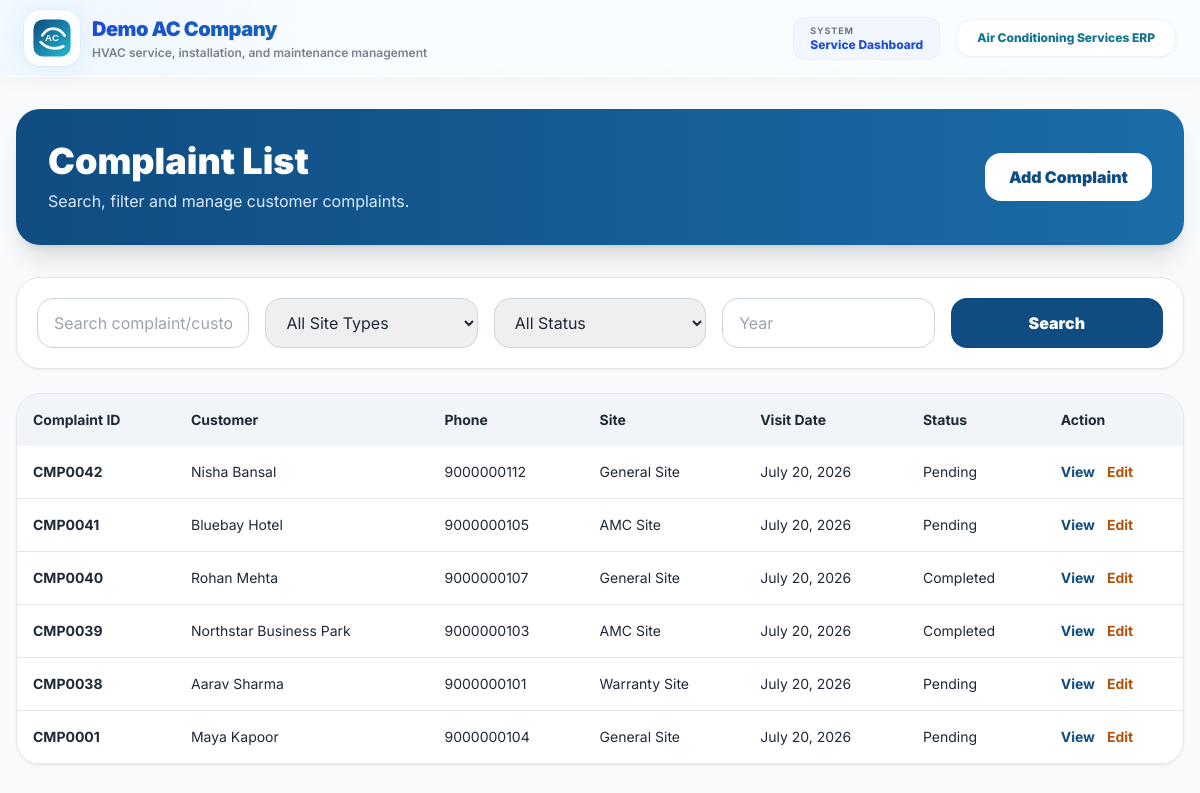
The page /complaints/list/ on the database its author committed.
### complaints/models.py (models this page shows, shortened)
class CustomerComplaint(models.Model):
    SITE_TYPE_CHOICES = (
        ("WARRANTY", "Warranty Site"),
        ("AMC", "AMC Site"),
        ("GENERAL", "General Site"),
    )
    STATUS_CHOICES = (
        ("PENDING", "Pending"),
        ("COMPLETED", "Completed"),
        ("CANCELLED", "Cancelled"),
        ("PARTIAL", "Partial Work"),
    )
    complaint_id = models.CharField(
        max_length=20,
        unique=True,
        blank=True
    )
    customer = models.ForeignKey(
        Customer,
        on_delete=models.CASCADE,
        related_name="complaints"
    )
    site_type = models.CharField(
        max_length=20,
        choices=SITE_TYPE_CHOICES,
        default="GENERAL"
    )
    visit_date = models.DateField(
        default=timezone.localdate
    )
    no_of_technicians = models.PositiveIntegerField(
        default=1
    )
    complaint_title = models.CharField(
        max_length=200
    )
    complaint_description = models.TextField(
        blank=True,
        null=True
    )
    work_done = models.TextField(
        blank=True,
        null=True
    )
    status = models.CharField(
        max_length=20,
        choices=STATUS_CHOICES,
        default="PENDING"
    )
    remarks = models.TextField(
        blank=True,
        null=True
    )
    created_at = models.DateTimeField(auto_now_add=True)
    updated_at = models.DateTimeField(auto_now=True)
    class Meta:
        ordering = ["-visit_date", "-id"]

### customers/models.py (models this page shows, shortened)
class Customer(models.Model):
    CUSTOMER_CATEGORY_CHOICES = (
        ("GENERAL", "General Customer"),
        ("WARRANTY", "Warranty Customer"),
        ("AMC", "AMC Customer"),
    )
    customer_id = models.CharField(max_length=20, unique=True, blank=True)
    customer_category = models.CharField(
        max_length=20,
        choices=CUSTOMER_CATEGORY_CHOICES,
        default="GENERAL"
    )
    customer_name = models.CharField(max_length=200)
    company_name = models.CharField(max_length=200, blank=True, null=True)
    phone_number = models.CharField(max_length=15)
    whatsapp_number = models.CharField(max_length=15, blank=True, null=True)
    email = models.EmailField(blank=True, null=True)
    gst_number = models.CharField(max_length=30, blank=True, null=True)
    address = models.TextField(blank=True, null=True)
    landmark = models.CharField(max_length=200, blank=True, null=True)
    city = models.CharField(max_length=100, blank=True, null=True)
    state = models.CharField(max_length=100, blank=True, null=True)
    pincode = models.CharField(max_length=10, blank=True, null=True)
    remarks = models.TextField(blank=True, null=True)
    warranty_start_date = models.DateField(blank=True, null=True)
    warranty_end_date = models.DateField(blank=True, null=True)
    amc_start_date = models.DateField(blank=True, null=True)
    amc_end_date = models.DateField(blank=True, null=True)
    is_active = models.BooleanField(default=True)
    created_by = models.ForeignKey(
        User,
        on_delete=models.SET_NULL,
        blank=True,
        null=True,
        related_name="created_customers"
    )
    created_at = models.DateTimeField(auto_now_add=True)
    updated_at = models.DateTimeField(auto_now=True)
    class Meta:
        ordering = ["-id"]

### complaints/views.py (the view, shortened to what this page needs)
# urls.py: path("list/", views.complaint_list, name="complaint_list"),
def complaint_list(request):
    search = request.GET.get("search", "")
    site_type = request.GET.get("site_type", "")
    status = request.GET.get("status", "")
    year = request.GET.get("year", "")
    complaints = CustomerComplaint.objects.select_related("customer").all()
    if site_type:
        complaints = complaints.filter(site_type=site_type)
    if status:
        complaints = complaints.filter(status=status)
    if year:
        complaints = complaints.filter(visit_date__year=year)
    context = {
        "complaints": complaints,
        "search": search,
        "site_type": site_type,
        "status": status,
        "year": year,
    }
    return render(request, "complaints/complaint_list.html", context)

### puriaccooling/context_processors.py (called while the page is built)
def branding(request):
    return {"BRAND": APP_BRANDING}

### templates/complaints/complaint_list.html (shortened to what this page needs)
{% extends 'base.html' %}
{% block content %}
<div class="min-h-screen bg-slate-50 px-4 py-8">
    <div class="max-w-7xl mx-auto">
        <div class="bg-gradient-to-r from-[#0F4C81] to-[#1B6CA8] rounded-3xl p-8 shadow-xl mb-8">
            <div class="flex justify-between items-center">
                <div>
                    <h1 class="text-4xl font-black text-white">
                        Complaint List
                    </h1>
                    <p class="text-blue-100 mt-2">
                        Search, filter and manage customer complaints.
                    </p>
                </div>
                <a href="{% url 'add_complaint' %}"
                   class="bg-white text-[#0F4C81] px-6 py-3 rounded-2xl font-black">
                    Add Complaint
                </a>
            </div>
        </div>
        <form method="GET" class="bg-white rounded-3xl border shadow-sm p-5 mb-6">
            <div class="grid grid-cols-1 md:grid-cols-5 gap-4">
                <input type="text"
                       name="search"
                       value="{{ search }}"
                       placeholder="Search complaint/customer/phone"
                       class="border border-slate-300 rounded-2xl px-4 py-3">
                <select name="site_type" class="border border-slate-300 rounded-2xl px-4 py-3">
                    <option value="">All Site Types</option>
                </select>
                <select name="status" class="border border-slate-300 rounded-2xl px-4 py-3">
                    <option value="">All Status</option>
                </select>
                <input type="number"
                       name="year"
                       value="{{ year }}"
                       placeholder="Year"
                       class="border border-slate-300 rounded-2xl px-4 py-3">
                <button type="submit"
                        class="bg-[#0F4C81] text-white rounded-2xl font-black">
                    Search
                </button>
            </div>
        </form>
        <div class="bg-white rounded-3xl border shadow-sm overflow-hidden">
            <div class="overflow-x-auto">
                <table class="w-full text-sm">
                    <thead class="bg-slate-100">
                        <tr>
                            <th class="p-4 text-left">Complaint ID</th>
                            <th class="p-4 text-left">Customer</th>
                            <th class="p-4 text-left">Phone</th>
                            <th class="p-4 text-left">Site</th>
                            <th class="p-4 text-left">Visit Date</th>
                            <th class="p-4 text-left">Status</th>
                            <th class="p-4 text-left">Action</th>
                        </tr>
                    </thead>
                    <tbody>
                        {% for complaint in complaints %}
                        <tr class="border-b">
                            <td class="p-4 font-bold">{{ complaint.complaint_id }}</td>
                            <td class="p-4">{{ complaint.customer.customer_name }}</td>
                            <td class="p-4">{{ complaint.customer.phone_number }}</td>
                            <td class="p-4">{{ complaint.get_site_type_display }}</td>
                            <td class="p-4">{{ complaint.visit_date }}</td>
                            <td class="p-4">{{ complaint.get_status_display }}</td>
                            <td class="p-4 flex gap-3">
                                <a href="{% url 'complaint_detail' complaint.id %}" class="text-[#0F4C81] font-bold">View</a>
                                <a href="{% url 'edit_complaint' complaint.id %}" class="text-amber-700 font-bold">Edit</a>
                            </td>
                        </tr>
                        {% empty %}
                        <tr>
                            <td colspan="7" class="p-8 text-center text-slate-500">
                                No complaints found.
                            </td>
                        </tr>
                        {% endfor %}
                    </tbody>
                </table>
            </div>
        </div>
    </div>
</div>
{% endblock %}

### templates/base.html (style rules this page uses)
body { font-family: 'Inter', sans-serif; scroll-behavior: smooth; }
.soft-grid { background-image: linear-gradient(rgba(59, 130, 246, 0.08) 1px, transparent 1px), linear-gradient(90deg, rgba(59, 130, 246, 0.08) 1px, transparent 1px); background-size: 42px 42px; }

### rows shown on the page
CustomerComplaint: complaint_id "CMP0042", customer.customer_name "Nisha Bansal", customer.phone_number "9000000112", site_type "General Site", visit_date "July 20, 2026", status "Pending"
CustomerComplaint: complaint_id "CMP0041", customer.customer_name "Bluebay Hotel", customer.phone_number "9000000105", site_type "AMC Site", visit_date "July 20, 2026", status "Pending"
CustomerComplaint: complaint_id "CMP0040", customer.customer_name "Rohan Mehta", customer.phone_number "9000000107", site_type "General Site", visit_date "July 20, 2026", status "Completed"
CustomerComplaint: complaint_id "CMP0039", customer.customer_name "Northstar Business Park", customer.phone_number "9000000103", site_type "AMC Site", visit_date "July 20, 2026", status "Completed"
CustomerComplaint: complaint_id "CMP0038", customer.customer_name "Aarav Sharma", customer.phone_number "9000000101", site_type "Warranty Site", visit_date "July 20, 2026", status "Pending"
CustomerComplaint: complaint_id "CMP0001", customer.customer_name "Maya Kapoor", customer.phone_number "9000000104", site_type "General Site", visit_date "July 20, 2026", status "Pending"

### other values the page prints
{{ BRAND.TAGLINE }} "HVAC service, installation, and maintenance management"
{{ BRAND.APP_NAME }} "Air Conditioning Services ERP"
